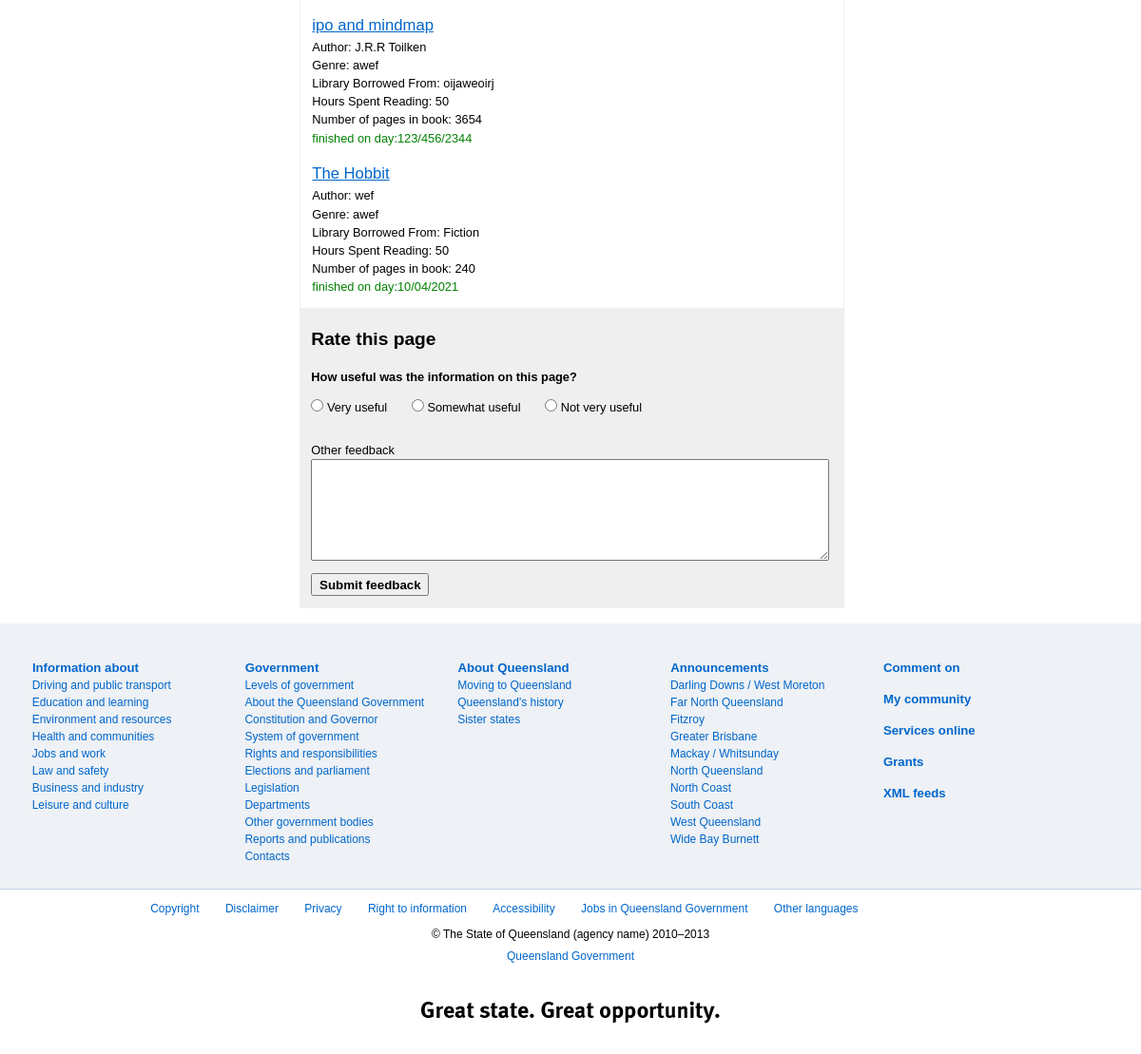
Page /list (signed in, lower part) on the earlier database version.
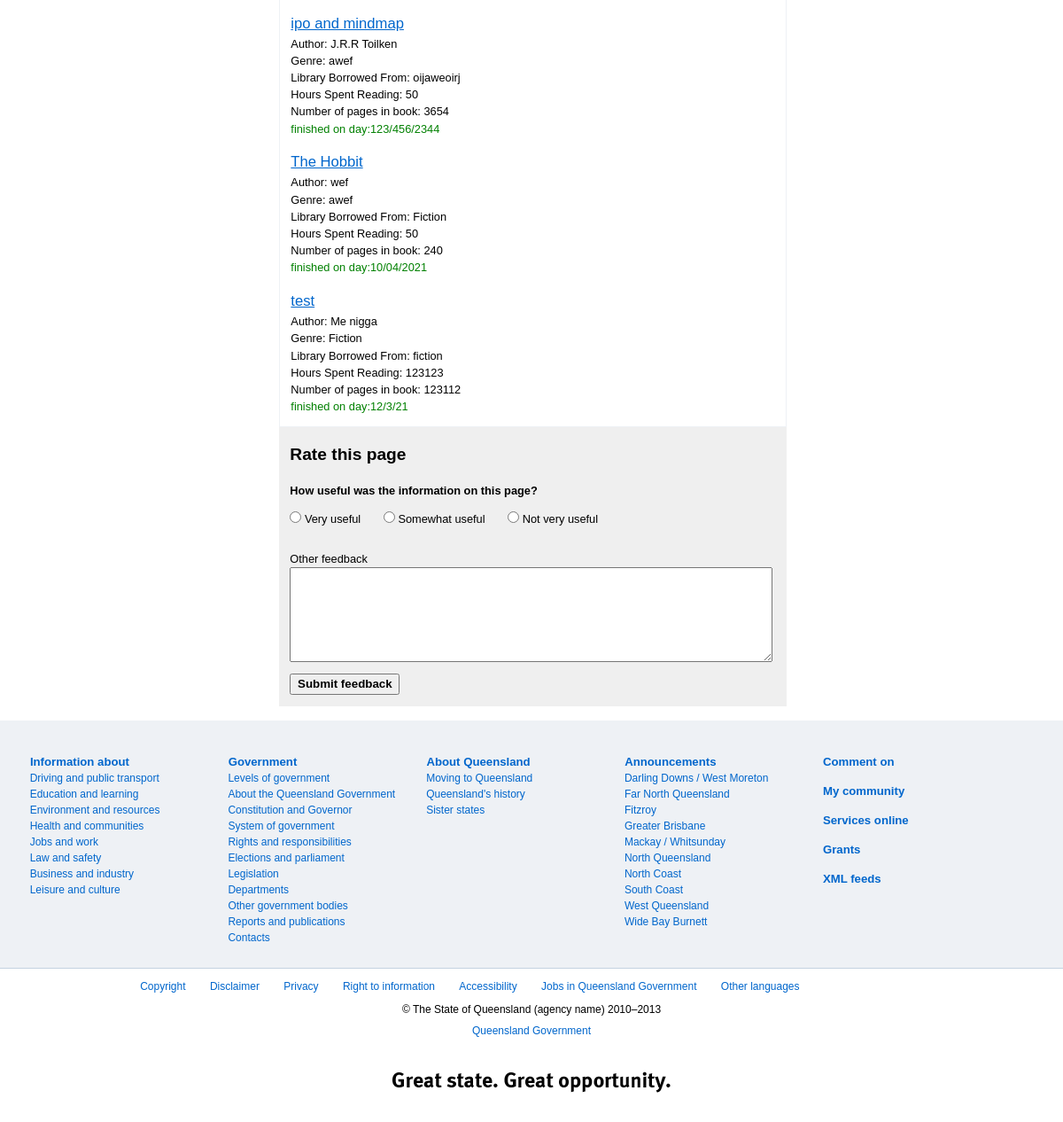
Same page on the later database version.
### tables this page shows
CREATE TABLE "Entries" (
	"Booktitle"	TEXT,
	"Bookauthor"	TEXT,
	"Genre"	TEXT,
	"Libraryname"	BLOB,
	"Dateofaccess"	INTEGER,
	"Numberofhours"	INTEGER,
	"Numberofpages"	INTEGER,
	"CreatorID"	INTEGER,
	FOREIGN KEY("CreatorID") REFERENCES "users"("id")
);

### app/dashboard.py (the view)
@dashboard.route('/list')
def list():
    Entryid = nOfRecords()
    bookTitle = returnAllFromEntries('bookTitle')
    bookAuthor = returnAllFromEntries('bookAuthor')
    genre = returnAllFromEntries('Genre')
    libraryName = returnAllFromEntries('Libraryname')
    dateOfAcess = returnAllFromEntries('Dateofaccess')
    Numberofhours = returnAllFromEntries('Numberofhours')
    Numberofpages = returnAllFromEntries('Numberofpages')
    return render_template('dashboard/list.html',
    Entryid = Entryid ,
    date = dateOfAcess,
    booktitle = bookTitle,
    bookAuthor = bookAuthor,
    genre = genre,
    libraryName = libraryName,
    Numberofhours = Numberofhours,
    Numberofpages = Numberofpages,
    )

### app/database/__init__.py (called while the page is built)
def db_var():
    try:
        con = sqlite3.connect(DBLOCATION)
    except sqlite3.OperationalError as e:
      if e.args[0].startswith('no such table'):
        exists = False
      else:
        raise
    return con

### app/database/db_handles.py (called while the page is built)
def returnAllFromEntries(element):
  db = db_var()
  curs = db.cursor()
  curs.row_factory = lambda cursor, row: row[0]
  return_list = []
  for var in curs.execute(f''' SELECT {element} FROM Entries WHERE CreatorID = ? ''',((str(session['userid'])))):
      return_list.append(var)
  return return_list

def nOfRecords():
  db = db_var()
  curs = db.cursor()
  curs.row_factory = lambda cursor, row: row[0]
  user = str(session['userid'])
  curs.execute(f'''SELECT COUNT(*)
                  FROM Entries WHERE CreatorID = ? ;''',(user))
  return curs.fetchone()

### app/templates/dashboard/list.html (shortened to what the changed rows need)
<!DOCTYPE html PUBLIC "-//W3C//DTD HTML 4.01 Transitional//EN" "http://www.w3.org/TR/html4/loose.dtd">
<html lang="en-AU">
<head>
	<link rel="stylesheet" type="text/css" href="/static/cue/css/qg.css" media="all">
	<link href="/static/cue/css/layout-small.css" media="all" rel="stylesheet" type="text/css">
	<link href="/static/cue/css/layout-medium.css" media="only all and (min-width: 43em) and (max-width: 65em)" rel="stylesheet" type="text/css">
	<link href="/static/cue/css/layout-large.css" media="only all and (min-width: 65em)" rel="stylesheet" type="text/css">
	<link rel="stylesheet" type="text/css" href="/static/theme/agency.css" media="all">
</head>
<body id="qld-gov-au">
	<div id="page-container">
		<div class="max-width">
			<div id="content-container">
				<div id="content">
					<div class="article">
						<div class="box-sizing">
							{% for Data in range(0, Entryid) %}
									<ul class="search-results">
										<li>
											<h3><a><span class="result-title">{{ booktitle[Data] }}</span></a></h3>
											<p class="search-description">
											Author: {{bookAuthor[Data]}}<br>
											Genre: {{genre[Data]}}<br>
											Library Borrowed From: {{libraryName[Data]}}<br>
											Hours Spent Reading: {{Numberofhours[Data]}}<br>
											Number of pages in book: {{Numberofpages[Data]}}<br>
											</p>
											<p class="meta">finished on day:{{date[Data] }}</p>
										</li>
									</ul>
								{% endfor %}
						</div>
					</div>
				</div>
				<div id="page-feedback">
					<form action="" method="post">
						<h2>Rate this page</h2>
					</form>
				</div>
			</div>
		</div>
	</div>
</body>
</html>

Differences in the rows shown:
added Entries: Booktitle "test", Bookauthor "Me nigga", Genre "Fiction", Libraryname "fiction", Numberofhours "123123", Numberofpages "123112", Dateofaccess "12/3/21"
Other differences:
new list line: "Author: Genre: Library Borrowed From: Hours Spent Reading: Number of pages in book: finished on day:"
